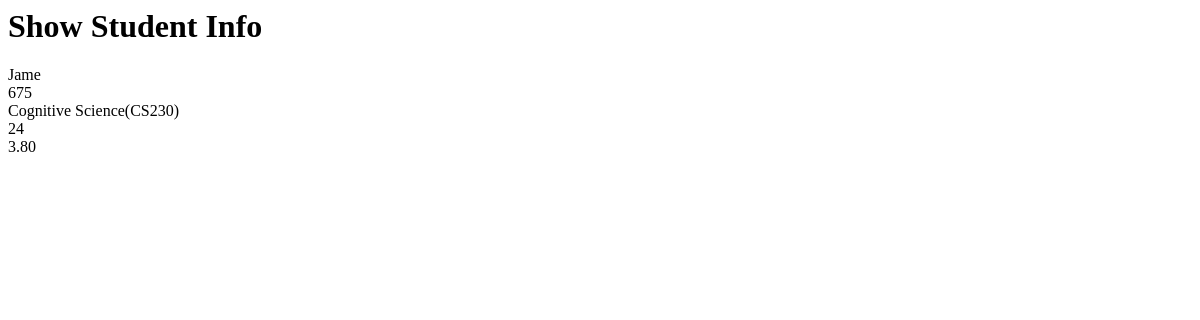
The page /showStudent/ on the database as committed earlier.
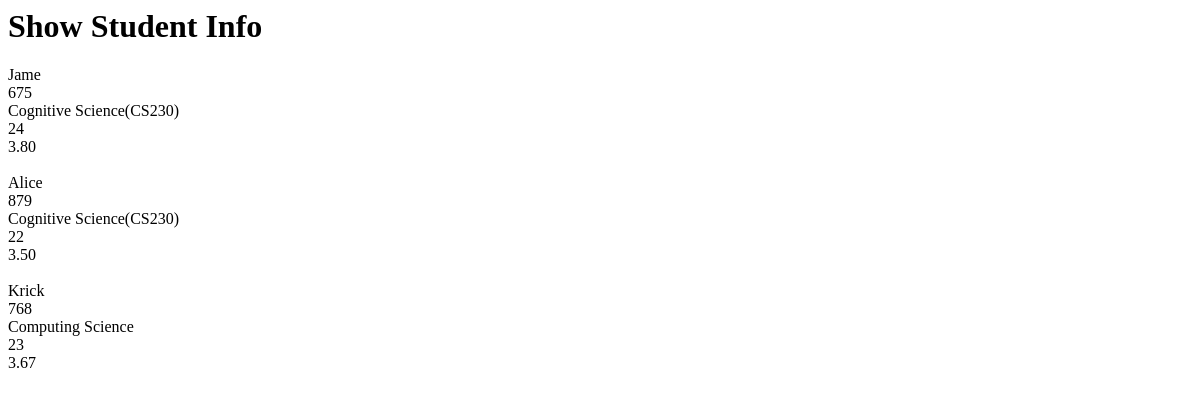
The same page on the database as committed later.
### student/models.py (models this page shows, shortened)
class StudentInfo(models.Model):
	student_name = models.CharField(max_length=200, null=True, blank=True)
	id_no = models.BigIntegerField()
	department = models.ForeignKey(Department, on_delete=models.SET_NULL, null=True, blank=True)
	Age = models.IntegerField()
	CGPA = models.DecimalField(max_digits=20, decimal_places=2, default=0.00)

class Department(models.Model):
	department_name = models.CharField(max_length=200, null=True, blank=True)
	def __str__(self):
		return self.department_name

### student/views.py (the view)
# urls.py: path('showStudent/', showStudentInfo, name='showStudent'),
def showStudentInfo(request):
	students = StudentInfo.objects.all()
	context = {'students':students}
	return render(request, 'student/showStudent.html', context)

### student/templates/student/showStudent.html (shortened to what this page needs)
<h1>Show Student Info</h1>
{% for item in students %}
	{{item.student_name}} <br>
	{{item.id_no}} <br>
	{{item.department}} <br>
	{{item.Age}} <br>
	{{item.CGPA}} <br>
{% endfor %}

Rows that differ between the two databases and show on the page:
added StudentInfo: student_name "Alice", id_no "879", department "Cognitive Science(CS230)", Age "22", CGPA "3.50"
added StudentInfo: student_name "Krick", id_no "768", department "Computing Science", Age "23", CGPA "3.67"
